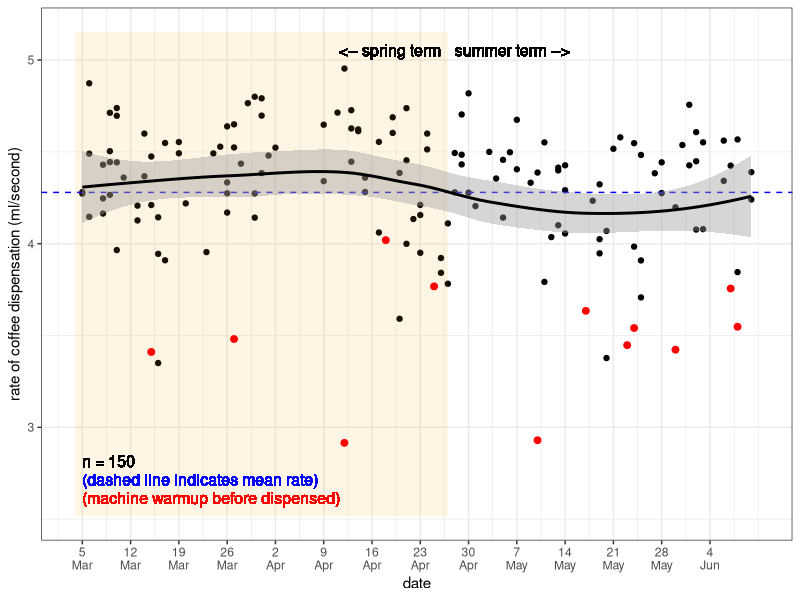
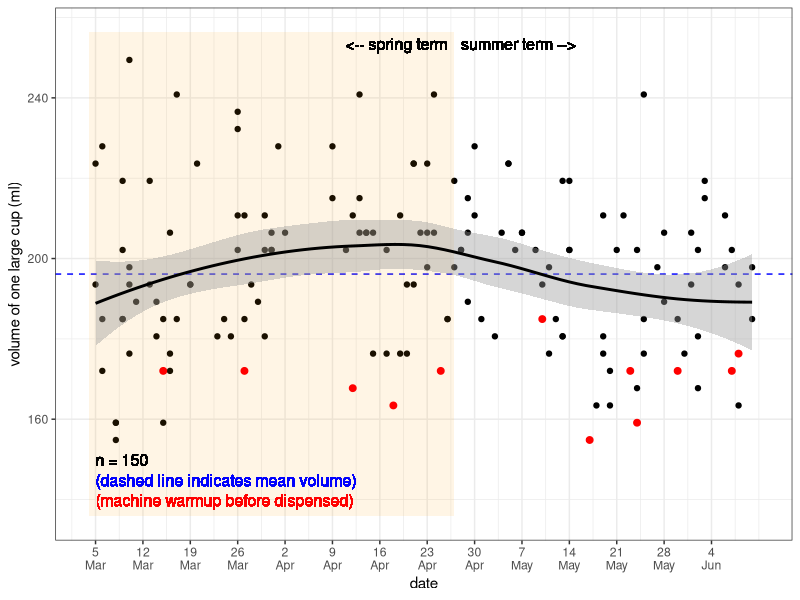
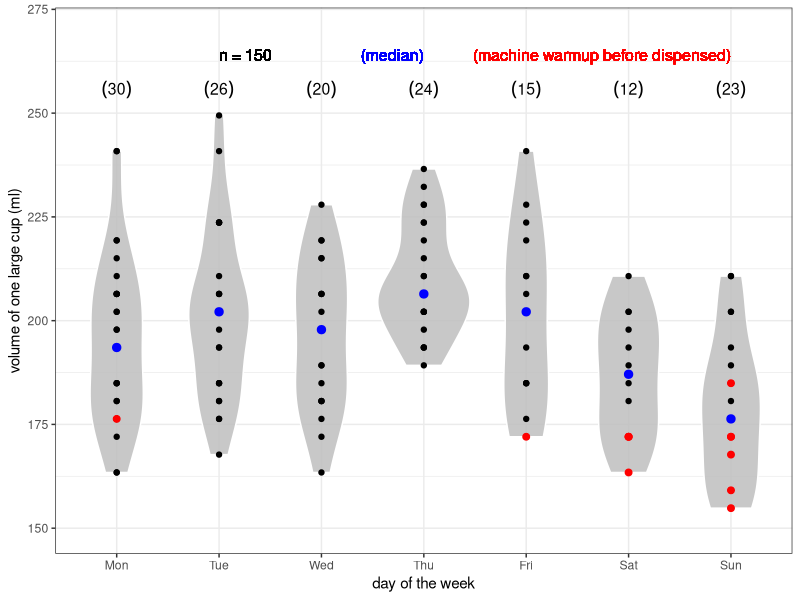
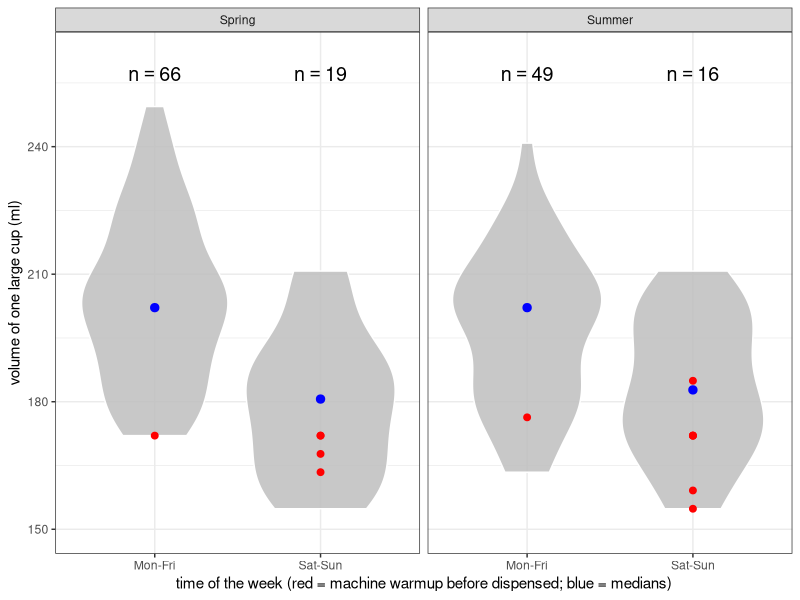
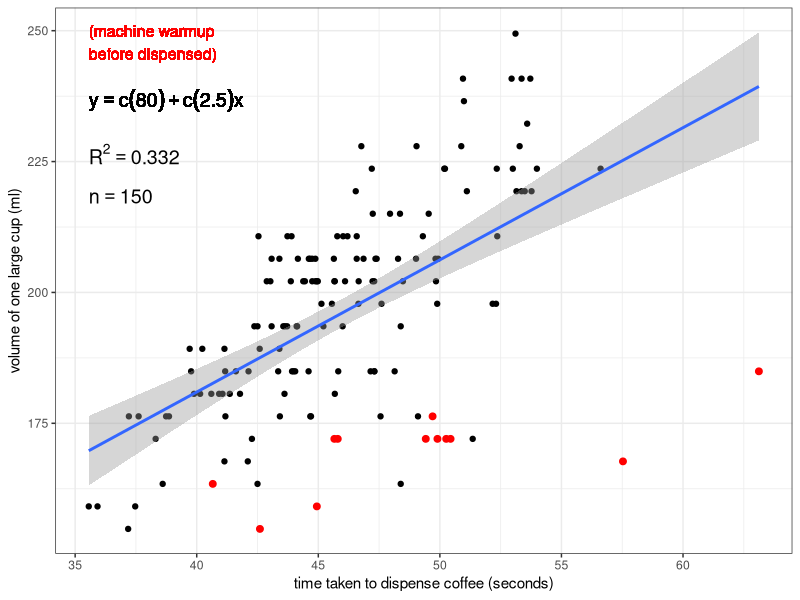
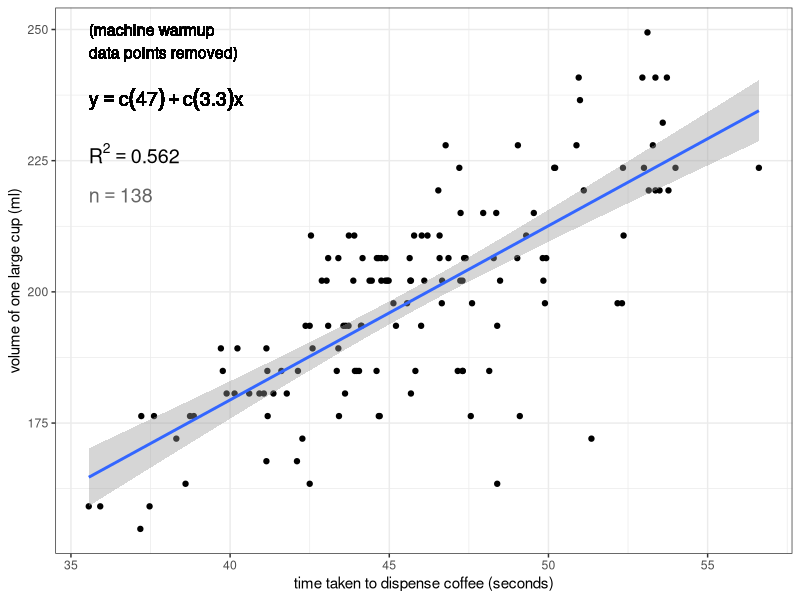

R code for these plots, in order:

### How does the espresso machine vary in the volume of
### coffee it dispenses for a single "large" cup?

setwd("/home/sam/Dropbox/github/coffee-data")
#setwd("wherever you put this file after downloading it")

library(ggplot2)

df <- read.csv("coffee-data.csv")

# The ruler I use to measure height (in order to calculate volume)
# has a 3 mm length between the zero mark and its end. So, we add 3 
# to the height...
df$height <- df$height + 3
# ... and then calculate volume and rate, 
# so we have more accurate data!
df$volume <- df$height*(3.1415*37^2)/1000
df$rate <- df$volume/df$duration

# Add a variable to 'df' indicating whether the coffee was pulled on
# a weekday ("Mon-Fri") or a weekend ("Sat-Sun")
for (i in 1:length(df$day))
{
  df$workday[i] <- ifelse(df$day[i]%in%"Sat" || df$day[i]%in%"Sun", "Sat-Sun", "Mon-Fri")
}

# Add a numeric variable of days of the year 
# (for the x-axis of the rate-by-date and volume-by-date plots)
date.to.num <- read.csv("date-to-numeric.csv")
df$day.yr <- 0  
for (i in 1:length(df$date))
{
  df$day.yr[i] <- date.to.num$day.yr[which(date.to.num$date%in%df$date[i])]
}

# Extract date labels and convert day and month values to character.
# This way you can later concatenate the two into a single character
# string separated by "\n" using paste(),
# so the x-axis text of the rate- and volume-by date plots is less horizontally crowded
dates.x <- date.to.num[which(date.to.num$day.yr%in%c(seq(from=min(df$day.yr), to=max(df$day.yr), by=7))),]
dates.x$day.label <- as.character(dates.x$day.label)
dates.x$month.label <- as.character(dates.x$month.label)

# sample size
n <- length(df$duration)
# label to print sample size in subsequent plot
n.text <- paste("n == ", n)
# data.frame of sample size label and coordinates
# at which to print it on the plot
n.df <- data.frame(n.text, x=min(df$duration), y=0.87*max(df$volume))


################################
### 1. Rate vs. date
{
  # create plot of rate vs. date
  rate.date <- ggplot(df, aes(day.yr, rate)) +
    geom_point() +
    geom_hline(yintercept=mean(df$rate), linetype="dashed", color="blue") +
    annotate(geom="rect", 
             xmin=min(df$day.yr)-1, xmax=117, 
             ymin=min(df$rate)-0.4, ymax=max(df$rate)+0.2, 
             alpha=0.1, fill="orange") +
    stat_smooth(method="loess", color="black") +
    xlab("date") +
    ylab("rate of coffee dispensation (ml/second)") +
    # scale x-axis text to weekly ticks, print dates as two lines of text
    scale_x_continuous(breaks=c(seq(from=min(df$day.yr), to=max(df$day.yr), by=7)),
                       labels=paste(dates.x$day.label,"\n",dates.x$month.label,sep="")) +
    coord_cartesian(xlim=c(min(df$day.yr)-1,max(df$day.yr)+1),
                    ylim=c(min(df$rate)-0.4,max(df$rate)+0.2)) +
    theme(axis.text=element_text(size=4), axis.title=element_text(size=5)) +
    theme_bw()
  
  rate.date <- rate.date +
    geom_point(data=df[df$warmup%in%"yes",], color="red", size=2) +
    geom_text(aes(x=64,y=min(df$rate)-0.3,label="(machine warmup before dispensed)"),
              hjust=0,vjust=0.5,color="red",size=4) +
    geom_text(aes(x=64,y=min(df$rate)-0.2,label="(dashed line indicates mean rate)"),
              hjust=0,vjust=0.5,size=4,color="blue") +
    geom_text(aes(x=64,y=min(df$rate)-0.1,label=paste("n = ", length(df$volume), sep="")),
              hjust=0,vjust=0.5,size=4) +
    # spring term text
    geom_text(aes(x=116,y=max(df$rate)+0.1,label="<-- spring term"),
              hjust=1,vjust=0.5,size=4) +
    # summer term text
    geom_text(aes(x=118,y=max(df$rate)+0.1,label="summer term -->"),
              hjust=0,vjust=0.5,size=4)
  
  # view plot in R window
  rate.date
  
  # save plot to file as .jpeg
  jpeg("coffee-rate-by-date.jpeg", width=8, height=5, units="in", res=300)
  print(rate.date)
  dev.off()
}


################################
### 2. Volume vs. date
{
  volume.date <- ggplot(df, aes(day.yr, volume)) +
    geom_point() +
    geom_hline(yintercept=mean(df$volume), linetype="dashed", color="blue") +
    annotate(geom="rect", 
             xmin=min(df$day.yr)-1, xmax=117, 
             ymin=min(df$volume)-19, ymax=max(df$volume)+7, 
             alpha=0.1, fill="orange") +
    stat_smooth(method="loess", color="black") +
    xlab("date") +
    ylab("volume of one large cup (ml)") +
    # scale x-axis text to weekly ticks, print dates as two lines of text
    scale_x_continuous(breaks=c(seq(from=min(df$day.yr), to=max(df$day.yr), by=7)),
                       labels=paste(dates.x$day.label,"\n",dates.x$month.label,sep="")) +
    coord_cartesian(xlim=c(min(df$day.yr)-1,max(df$day.yr)+1),
                    ylim=c(min(df$volume)-19,max(df$volume)+7)) +
    theme(axis.text=element_text(size=4, angle=45), axis.title=element_text(size=5)) +
    theme_bw()
  
  volume.date <- volume.date +
    geom_point(data=df[df$warmup%in%"yes",], color="red", size=2) +
    geom_text(aes(x=64,y=min(df$volume)-15,label="(machine warmup before dispensed)"),
              hjust=0,vjust=0.5,color="red",size=4) +
    geom_text(aes(x=64,y=min(df$volume)-10,label="(dashed line indicates mean volume)"),
              hjust=0,vjust=0.5,size=4,color="blue") +
    geom_text(aes(x=64,y=min(df$volume)-5,label=paste("n = ", length(df$volume), sep="")),
              hjust=0,vjust=0.5,size=4) +
    # spring term text
    geom_text(aes(x=116,y=max(df$volume)+4,label="<-- spring term"),
              hjust=1,vjust=0.5,size=4) +
    # summer term text
    geom_text(aes(x=118,y=max(df$volume)+4,label="summer term -->"),
              hjust=0,vjust=0.5,size=4)
  
  # view plot in R window
  volume.date
  
  # save plot to file as .jpeg
  jpeg("coffee-volume-by-date.jpeg", width=8, height=5, units="in", res=300)
  print(volume.date)
  dev.off()
}


################################
### 3. Distributions of volume dispensed by day
{
  df$day <- factor(df$day, levels=c("Mon","Tue","Wed","Thu","Fri","Sat","Sun"))
  #df$term <- factor(df$term, levels=c("Spring","Summer"))
  
  median.by.day <- data.frame(c("Mon","Tue","Wed","Thu","Fri","Sat","Sun"),
                              c(0,0,0,0,0,0,0),
                              c(0,0,0,0,0,0,0))
  
  #median.by.day <- data.frame(c("Mon","Tue","Wed","Thu","Fri","Sat","Sun",
  #                              "Mon","Tue","Wed","Thu","Fri","Sat","Sun"),
  #                            c("Spring","Spring","Spring","Spring","Spring","Spring","Spring",
  #                              "Summer","Summer","Summer","Summer","Summer","Summer","Summer"),
  #                            c(0,0,0,0,0,0,0,0,0,0,0,0,0,0),
  #                            c(0,0,0,0,0,0,0,0,0,0,0,0,0,0))
  
  names(median.by.day) <- c("day", "median.volume", "n")
  
  #names(median.by.day) <- c("day", "term", "median.volume", "n")
  
  for (i in 1:7)
  {
    median.by.day$median.volume[i] <- median(df$volume[df$day%in%median.by.day$day[i]])
    median.by.day$n[i] <- length(df$volume[df$day%in%median.by.day$day[i]])
  }
  
  #for (i in 1:7)
  #{
  #  median.by.day$median.volume[i] <- median(df$volume[df$day%in%median.by.day$day[i] && df$term%in%"Spring"])
  #  median.by.day$n[i] <- length(df$volume[df$day%in%median.by.day$day[i] && df$term%in%"Spring"])
  #}
  
  #for (i in 8:14)
  #{
  #  median.by.day$median.volume[i] <- median(df$volume[df$day%in%median.by.day$day[i] && df$term%in%"Summer"])
  #  median.by.day$n[i] <- length(df$volume[df$day%in%median.by.day$day[i] && df$term%in%"Summer"])
  #}
  
  # generate violin-and-boxplot plot with points overlayed and jittered to better reflect sample size
  vol.day <- ggplot(df, aes(day, volume)) +
    #  facet_wrap(~ term, ncol=1, nrow=2) +
    geom_violin(color="white", fill="gray", alpha=0.85) +
    geom_point()
  
  # add layer highlighting points where espresso machine needed to
  # "warm up" before dispensing coffee
  vol.day <- vol.day +
    geom_point(data=df[df$warmup%in%"yes",], color="red", size=2) +
    geom_text(aes(x="Sun", y=max(df$volume)+16, label="(machine warmup before dispensed)"),
              hjust=1,vjust=1,size=4,color="red") +
    geom_text(aes(x="Thu", y=max(df$volume)+16, label="(median)"),
              hjust=1,vjust=1,size=4,color="blue") +
    geom_text(aes(x="Tue", y=max(df$volume)+16, label=paste("n = ", length(df$volume), sep="")),
              hjust=0,vjust=1,size=4) +
    #geom_point(position=position_jitter(width=0.1,height=0)) +
    # plot points representing median volumes for weekdays and weekends
    geom_point(data=median.by.day, aes(day,median.volume),color="blue",size=2.5) +
    xlab("day of the week") +
    ylab("volume of one large cup (ml)") +
    theme(axis.text=element_text(size=4), axis.title=element_text(size=5)) +
    coord_cartesian(ylim=c(min(df$volume)-5,max(df$volume)+20)) +
    theme_bw()
  
  # add sample sizes for weekdays and weekends
  vol.day <- vol.day +
    geom_text(data=median.by.day, aes(day,y=max(df$volume)+4),
              label=paste("(", median.by.day$n, ")", sep=""),
              parse=TRUE,hjust=0.5,vjust=0,size=4)
  
  # view plot in R window
  vol.day
  
  # save plot to file as .jpeg
  jpeg("coffee-volume-by-day.jpeg", width=8, height=5, units="in", res=300)
  print(vol.day)
  dev.off()
}


################################
### 4. Distributions of volume dispensed: weekdays vs. weekends
{
  df$workday <- factor(df$workday)
  df$term <- factor(df$term, levels=c("Spring","Summer"))
  
  df.text <- data.frame(c("Spring", "Spring", "Summer", "Summer"),
                        c("Mon-Fri", "Sat-Sun", "Mon-Fri", "Sat-Sun"),
                        c(0,0,0,0),
                        c(0,0,0,0))
  names(df.text) <- c("term", "workday", "n", "median")
  
  df.spring <- df[df$term%in%"Spring",]
  df.text$n[1] <- length(df.spring$volume[df.spring$workday%in%"Mon-Fri"])
  df.text$n[2] <- length(df.spring$volume[df.spring$workday%in%"Sat-Sun"])
  df.text$median[1] <- median(df.spring$volume[df.spring$workday%in%"Mon-Fri"])
  df.text$median[2] <- median(df.spring$volume[df.spring$workday%in%"Sat-Sun"])
  rm(df.spring)
  
  df.summer <- df[df$term%in%"Summer",]
  df.text$n[3] <- length(df.summer$volume[df.summer$workday%in%"Mon-Fri"])
  df.text$n[4] <- length(df.summer$volume[df.summer$workday%in%"Sat-Sun"])
  df.text$median[3] <- median(df.summer$volume[df.summer$workday%in%"Mon-Fri"])
  df.text$median[4] <- median(df.summer$volume[df.summer$workday%in%"Sat-Sun"])
  rm(df.summer)
  
  # median volumes for weekday and weekend categories
  #med.week <- median(df$volume[df$workday%in%"Mon-Fri"])
  #med.wkend <- median(df$volume[df$workday%in%"Sat-Sun"])
  
  # generate violin-and-boxplot plot with points overlayed and jittered to better reflect sample size
  vol.workday <- ggplot(df, aes(workday, volume)) +
    facet_wrap(~ term, ncol=2) +
    geom_violin(color="white", fill="gray", alpha=0.85)
  
  # add layer highlighting points where espresso machine needed to
  # "warm up" before dispensing coffee
  vol.workday <- vol.workday +
    geom_point(data=df[df$warmup%in%"yes",], color="red", size=2) +
    #geom_text(data=t, aes(x,y,label=char),parse=TRUE,vjust=0,size=2) +
    #geom_text(aes(x="Sat-Sun", y=max(df$volume)+10, label="(machine warmup before dispensed)"),
    #          hjust=1,vjust=1,size=4,color="red") +
    #geom_text(aes(x="Sat-Sun", y=max(df$volume)+4, label="(median)"),
    #          hjust=1,vjust=1,size=4,color="blue") +
    #geom_point(position=position_jitter(width=0.1,height=0)) +
    # plot points representing median volumes for weekdays and weekends
    geom_point(data=df.text, aes(workday,median), color="blue",size=2.5) +
    #geom_point(aes(x="Sat-Sun",y=med.wkend),color="blue",size=2.5) +
    xlab("time of the week (red = machine warmup before dispensed; blue = medians)") +
    ylab("volume of one large cup (ml)") +
    theme(axis.text=element_text(size=4), axis.title=element_text(size=5)) +
    coord_cartesian(ylim=c(min(df$volume)-5,max(df$volume)+12)) +
    theme_bw()
  
  # add sample sizes for weekdays and weekends
  vol.workday <- vol.workday +
    geom_text(data=df.text, aes(x=workday,y=max(df$volume)+6,
                                label=paste("n == ", n)),
              parse=TRUE, hjust=0.5, vjust=0, size=5)
  #geom_text(aes(x="Mon-Fri",y=max(df$volume)+15,
  #              label=paste("n == ", length(df$workday[which(df$workday%in%"Mon-Fri")]))),
  #          parse=TRUE,hjust=0.5,vjust=0,size=5) +
  #geom_text(aes(x="Sat-Sun",y=max(df$volume)+15,
  #              label=paste("n == ", length(df$workday[which(df$workday%in%"Sat-Sun")]))),
  #          parse=TRUE,hjust=0.5,vjust=0,size=5)
  
  # print plot in R window
  vol.workday
  
  # save plot to file as .jpeg
  jpeg("coffee-volume-by-workday.jpeg", width=7, height=5, units="in", res=300)
  print(vol.workday)
  dev.off()
}


################################
### 5. Volume vs. duration (time taken to dispense coffee)
{
  # calculate R-squared value
  rsq <- signif(summary(lm(df$volume ~ df$duration))$r.squared, digits=3)
  # make a label to print R-squared value in subsequent plot
  rsq.text <- paste("R^2 == ",rsq)
  # make a data.frame of R-squared value label and coordinates
  # at which to print it on the plot
  rsq.df <- data.frame(rsq.text,x=min(df$duration),y=0.9*max(df$volume))
  
  # function to extract regression equation
  lm_eqn <- function(df)
  {
    m <- lm(df$volume ~ df$duration)
    eq <- substitute(y == a + b*x, 
                     list(a = format(coef(m)[1], digits = 2), 
                          b = format(coef(m)[2], digits = 2)))
    as.character(as.expression(eq))                 
  }
  
  # calculate R-squared value -- EXCLUDING machine warmup data
  #rsq.no <- signif(summary(lm(df$volume[df$warmup%in%"no"] ~ df$duration[df$warmup%in%"no"]))$r.squared, digits=3)
  # make a label to print R-squared value in subsequent plot
  #rsq.text.no <- paste("R^2 == ",rsq.no)
  # make a data.frame of R-squared value label and coordinates
  # at which to print it on the plot
  #rsq.df.no <- data.frame(rsq.text.no,x=min(df$duration),y=0.9*max(df$volume))
  
  # function to extract regression equation -- EXCLUDING machine warmup data
  #lm_eqn.no <- function(df)
  #{
  #  m <- lm(df$volume[df$warmup%in%"no"] ~ df$duration[df$warmup%in%"no"])
  #  eq <- substitute(y == a + b*x, 
  #                   list(a = format(coef(m)[1], digits = 2), 
  #                        b = format(coef(m)[2], digits = 2)))
  #  as.character(as.expression(eq))                 
  #}
  
  # generate plot w/ simple linear regression overlayed
  plot <- ggplot(df, aes(duration, volume)) +
    geom_point() +
    stat_smooth(method="lm") +
    #stat_smooth(data=df[df$warmup%in%"no",], method="lm", color="black", alpha=0) +
    xlab("time taken to dispense coffee (seconds)") +
    ylab("volume of one large cup (ml)") +
    theme(axis.text=element_text(size=4), axis.title=element_text(size=5)) +
    theme_bw()
  
  # add regression equation to plot
  plot <- plot + 
    geom_text(data=n.df, aes(x,y,label=n.text),parse=TRUE,hjust=0,vjust=0,size=5) +
    geom_text(data=rsq.df, aes(x,y,label=rsq.text),parse=TRUE,hjust=0,vjust=0,size=5) +
    geom_text(aes(x=min(df$duration),y=0.94*max(df$volume),label=lm_eqn(df)),parse=TRUE,hjust=0,vjust=0,size=5)
  
  # add a layer that highlights the last data point recorded
  #plot <- plot +
  #  geom_point(data=df[length(df$duration),],color="red",size=2.5)
  
  # add a layer that highlights data points where espresso machine 
  # had to "warm up" before dispensing coffee
  plot <- plot +
    geom_point(data=df[df$warmup%in%"yes",], color="red", size=2) +
    geom_text(aes(x=min(df$duration),y=0.98*max(df$volume),label="(machine warmup\nbefore dispensed)"),
              hjust=0,vjust=0,color="red",size=4)
  
  # print plot in R window
  plot
  
  # save plot directly to file as a .jpeg
  jpeg("coffee-volume-vs-duration-all.jpeg", width=7, height=5, units="in", res=300)
  print(plot)
  dev.off()
}


################################
### 6. Volume vs. duration (time taken to dispense coffee)
### EXCLUDING instances where machine had to warm up
{
  # subset df by removing machine warmup rows
  df.no <- df[df$warmup%in%"no",]
  
  # recalculate sample size
  n <- length(df.no$duration)
  # label to print sample size in subsequent plot
  n.text <- paste("n == ", n)
  # data.frame of sample size label and coordinates
  # at which to print it on the plot
  n.df <- data.frame(n.text, x=min(df.no$duration), y=0.87*max(df.no$volume))
  
  # recalculate R-squared value
  rsq <- signif(summary(lm(df.no$volume ~ df.no$duration))$r.squared, digits=3)
  # make a label to print R-squared value in subsequent plot
  rsq.text <- paste("R^2 == ",rsq)
  # make a data.frame of R-squared value label and coordinates
  # at which to print it on the plot
  rsq.df <- data.frame(rsq.text,x=min(df.no$duration),y=0.9*max(df.no$volume))
  
  # function to extract regression equation
  lm_eqn <- function(df.no)
  {
    m <- lm(df.no$volume ~ df.no$duration)
    eq <- substitute(y == a + b*x, 
                     list(a = format(coef(m)[1], digits = 2), 
                          b = format(coef(m)[2], digits = 2)))
    as.character(as.expression(eq))                 
  }
  
  # generate plot w/ simple linear regression overlayed
  plot.no.warmup <- ggplot(df.no, aes(duration, volume)) +
    geom_point() +
    stat_smooth(method="lm") +
    xlab("time taken to dispense coffee (seconds)") +
    ylab("volume of one large cup (ml)") +
    theme(axis.text=element_text(size=4), axis.title=element_text(size=5)) +
    theme_bw()
  
  # add regression equation to plot
  plot.no.warmup <- plot.no.warmup + 
    geom_text(data=n.df, aes(x,y,label=n.text),parse=TRUE,hjust=0,vjust=0,size=5,alpha=0.6) +
    geom_text(data=rsq.df, aes(x,y,label=rsq.text),parse=TRUE,hjust=0,vjust=0,size=5) +
    geom_text(aes(x=min(df.no$duration),y=0.94*max(df.no$volume),label=lm_eqn(df.no)),parse=TRUE,hjust=0,vjust=0,size=5)
    
  # add a layer that highlights data points where espresso machine 
  # had to "warm up" before dispensing coffee
  plot.no.warmup <- plot.no.warmup +
    geom_text(aes(x=min(df$duration),y=0.98*max(df$volume),label="(machine warmup\ndata points removed)"),
              hjust=0,vjust=0,size=4)
  
  # print plot in R window
  plot.no.warmup
  
  # save plot directly to file as a .jpeg
  jpeg("coffee-volume-vs-duration-excluding-warmup-data.jpeg", width=7, height=5, units="in", res=300)
  print(plot.no.warmup)
  dev.off()
}
